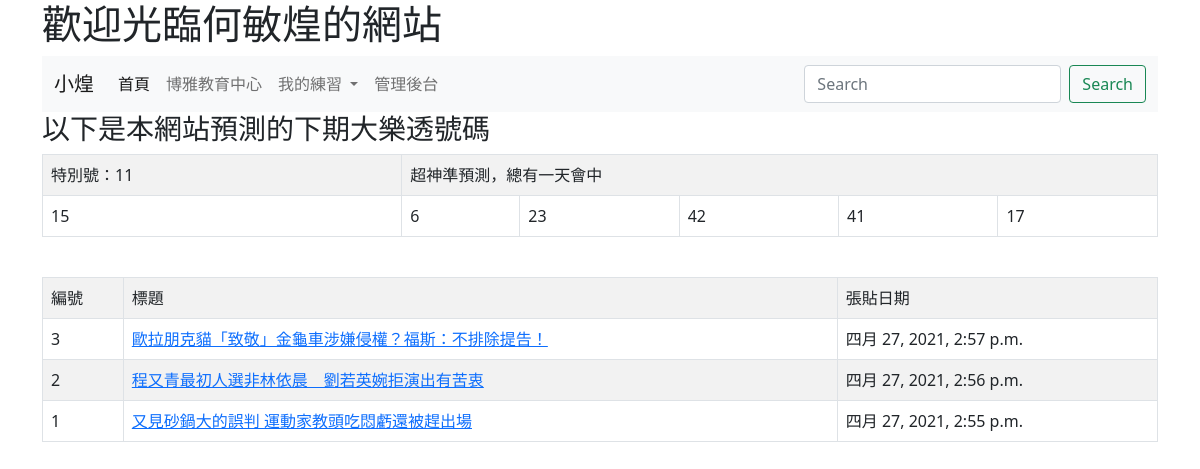
The app's page /, older data.
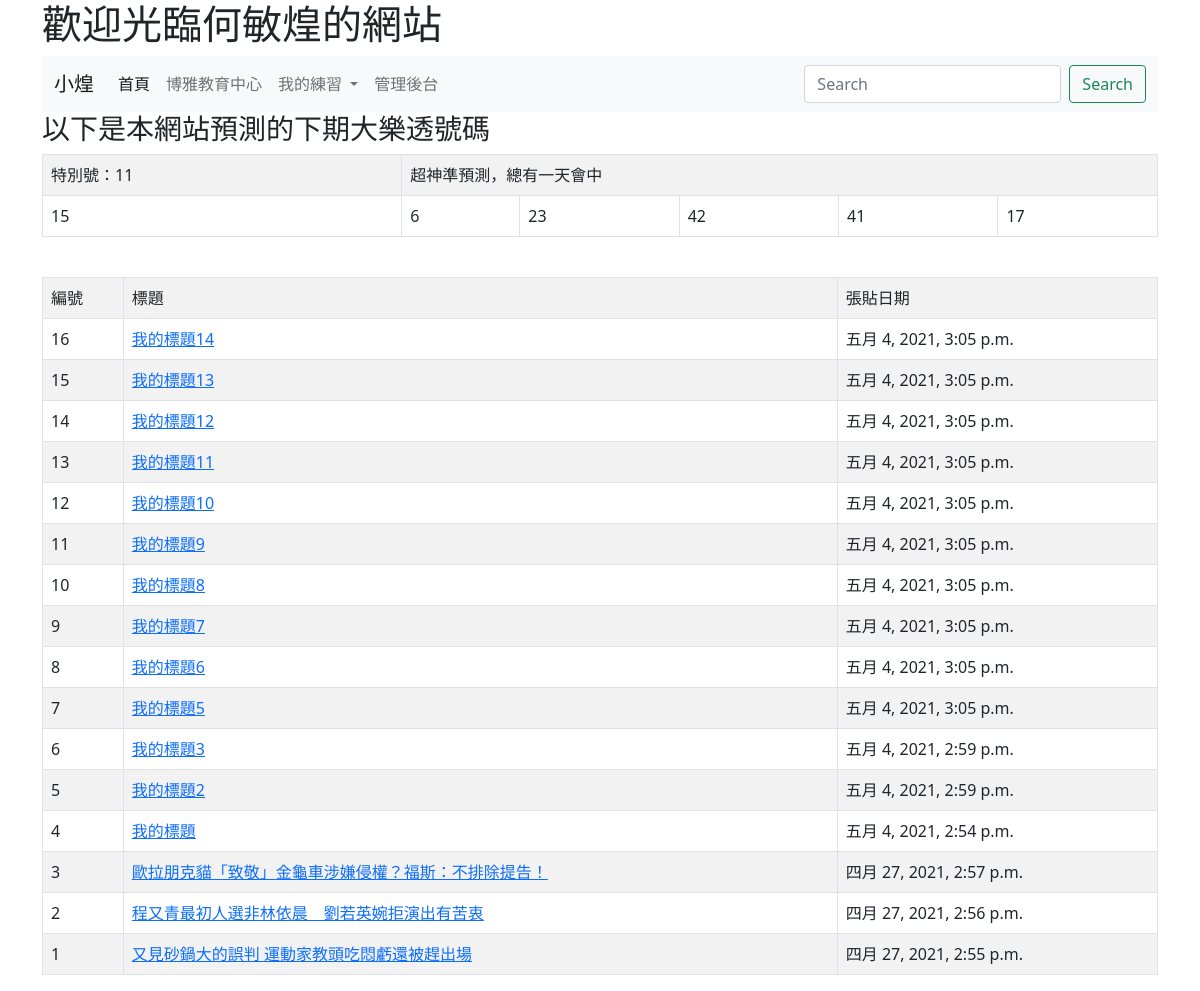
The same page, newer data.
### mysite/models.py (models this page shows, shortened)
class Post(models.Model):
    title = models.CharField(max_length=200)
    body = models.TextField()
    pub_date = models.DateTimeField(default=timezone.now)
    class Meta:
        ordering = ('-pub_date',)

### mysite/views.py (the view)
# urls.py: path('', index),
def index(request):
	posts = Post.objects.all()
	myname = "何敏煌"
	data = [i for i in range(1, 43)]
	random.shuffle(data)
	lotto_numbers = data[0:6]
	special_number = data[6]
	return render(request, 'index.html', locals())

### templates/index.html (shortened to what this page needs)
<!doctype html>
<html>
  <head>
    <link href="https://cdn.jsdelivr.net/npm/bootstrap@5.0.0-beta3/dist/css/bootstrap.min.css" rel="stylesheet">
  </head>
  <body>
  	<div class="container">
	    <h1>歡迎光臨{{ myname }}的網站</h1>
      <nav class="navbar navbar-expand-lg navbar-light bg-light">
  <div class="container-fluid">
    <a class="navbar-brand" href="#">小煌</a>
    <div class="collapse navbar-collapse" id="navbarSupportedContent">
      <ul class="navbar-nav me-auto mb-2 mb-lg-0">
        <li class="nav-item">
          <a class="nav-link active" aria-current="page" href="/">首頁</a>
        </li>
        <li class="nav-item">
          <a class="nav-link" href="https://cla.nkust.edu.tw">博雅教育中心</a>
        </li>
        <li class="nav-item dropdown">
          <a class="nav-link dropdown-toggle" href="#" id="navbarDropdown" role="button" data-bs-toggle="dropdown" aria-expanded="false">
            我的練習
          </a>
        </li>
        <li class="nav-item">
          <a class="nav-link" href="/admin/" tabindex="-1">管理後台</a>
        </li>
      </ul>
      <form class="d-flex">
        <input class="form-control me-2" type="search" placeholder="Search" aria-label="Search">
        <button class="btn btn-outline-success" type="submit">Search</button>
      </form>
    </div>
  </div>
</nav>
<h3>以下是本網站預測的下期大樂透號碼</h3>
<table class='table table-striped table-bordered'>
  <tr><td>特別號：{{ special_number }}</td><td colspan=5>超神準預測，總有一天會中</td></tr>
  <tr>
    {% for no in lotto_numbers %}
    <td>
      {{ no }}
    </td>
    {% endfor %}
  </tr>
</table>
<br>
<table class='table table-striped table-bordered'>
  <tr><td>編號</td><td>標題</td><td>張貼日期</td></tr>
{% for post in posts %}
  <tr>
    <td>{{ post.id }}</td>
    <td><a href="/show/{{post.id}}/">{{ post.title }}</a></td>
    <td>{{ post.pub_date }}</td>
  </tr>
{% endfor %}
</table>
	</div>
  </body>
</html>

Row changes from the older to the newer data that the page shows:
added Post: id "16", title "我的標題14", pub_date "五月 4, 2021, 3:05 p.m."
added Post: id "15", title "我的標題13", pub_date "五月 4, 2021, 3:05 p.m."
added Post: id "14", title "我的標題12", pub_date "五月 4, 2021, 3:05 p.m."
added Post: id "13", title "我的標題11", pub_date "五月 4, 2021, 3:05 p.m."
added Post: id "12", title "我的標題10", pub_date "五月 4, 2021, 3:05 p.m."
added Post: id "11", title "我的標題9", pub_date "五月 4, 2021, 3:05 p.m."
added Post: id "10", title "我的標題8", pub_date "五月 4, 2021, 3:05 p.m."
added Post: id "9", title "我的標題7", pub_date "五月 4, 2021, 3:05 p.m."
added Post: id "8", title "我的標題6", pub_date "五月 4, 2021, 3:05 p.m."
added Post: id "7", title "我的標題5", pub_date "五月 4, 2021, 3:05 p.m."
added Post: id "6", title "我的標題3", pub_date "五月 4, 2021, 2:59 p.m."
added Post: id "5", title "我的標題2", pub_date "五月 4, 2021, 2:59 p.m."
added Post: id "4", title "我的標題", pub_date "五月 4, 2021, 2:54 p.m."
